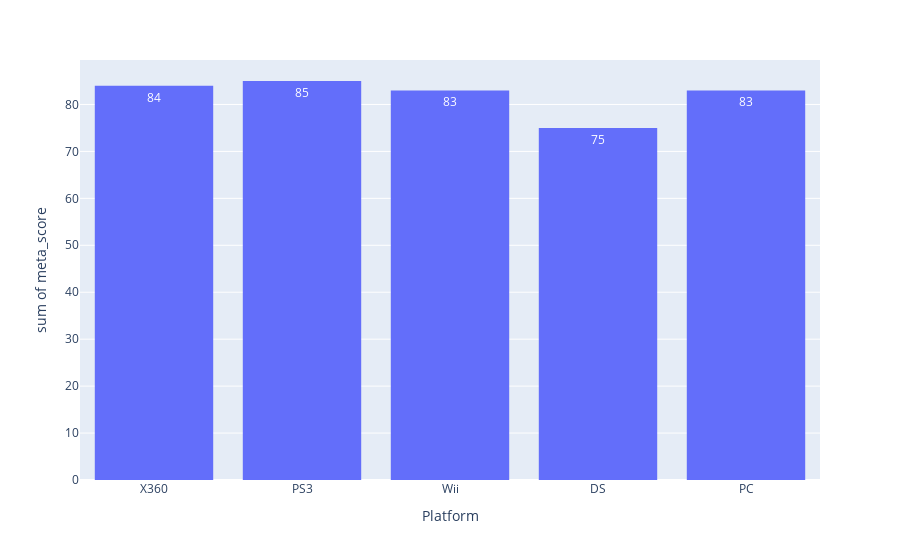

The notebook cell saved with this chart:
### Code cell
import plotly.express as px
WAWScores = px.histogram(newtable[WAW], x="Platform", y="meta_score",text_auto=True)
WAWScores.show()

### Figure 1 — Plotly figure (JSON) as saved in the notebook; plotly's stock layout.template omitted (floating-point values rounded to 4 significant figures)
{"data": [{"alignmentgroup": "True", "bingroup": "x", "histfunc": "sum", "hovertemplate": "Platform=%{x}<br>sum of meta_score=%{y}<extra></extra>", "legendgroup": "", "marker": {"color": "#636efa", "pattern": {"shape": ""}}, "name": "", "offsetgroup": "", "orientation": "v", "showlegend": false, "texttemplate": "%{value}", "type": "histogram", "x": ["X360", "PS3", "Wii", "DS", "PC"], "xaxis": "x", "y": [84, 85, 83, 75, 83], "yaxis": "y"}], "layout": {"barmode": "relative", "legend": {"tracegroupgap": 0}, "margin": {"t": 60}, "xaxis": {"anchor": "y", "domain": [0, 1], "title": {"text": "Platform"}}, "yaxis": {"anchor": "x", "domain": [0, 1], "title": {"text": "sum of meta_score"}}}}
